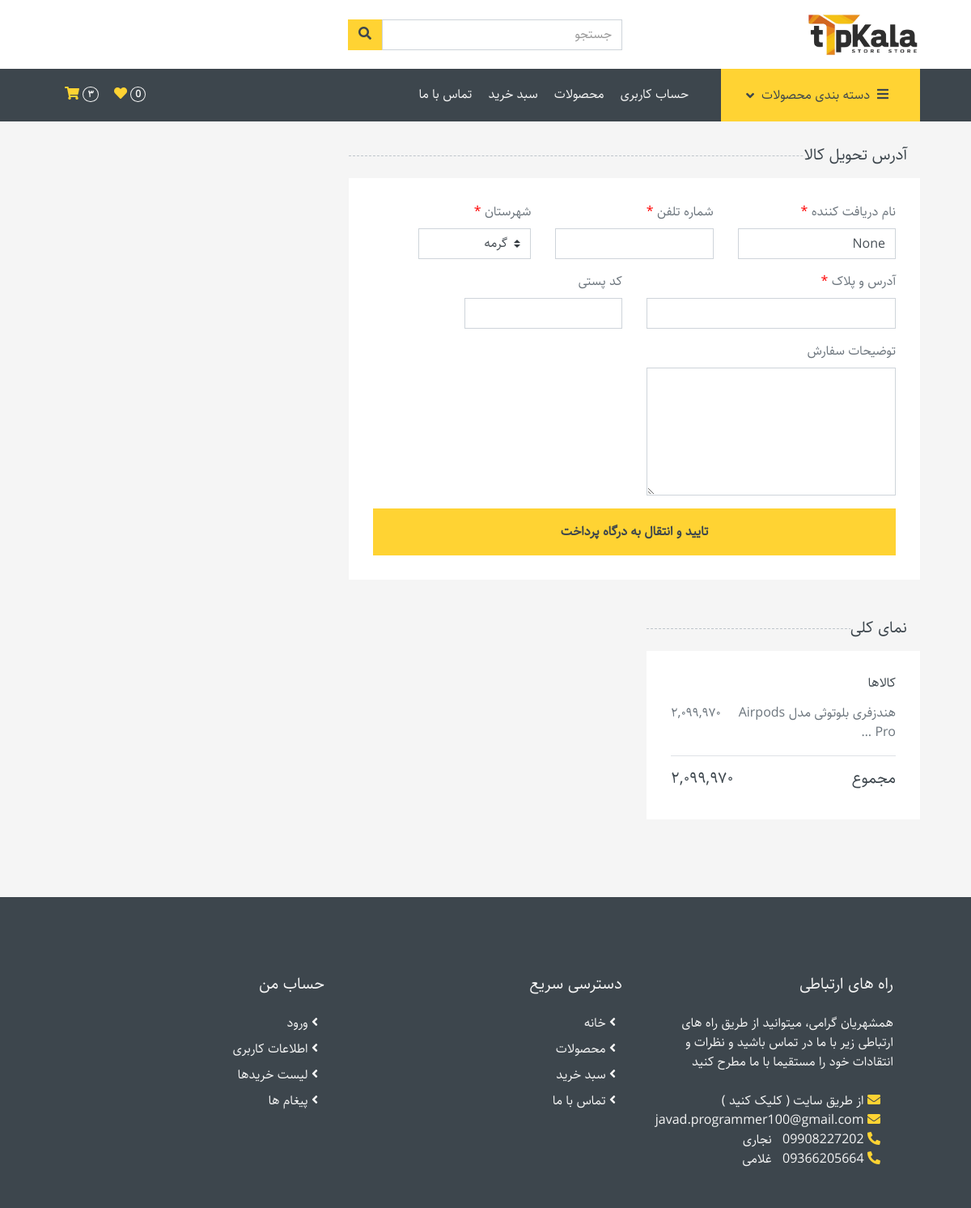
The page /account/checkout/ (signed in) on the database as committed earlier.
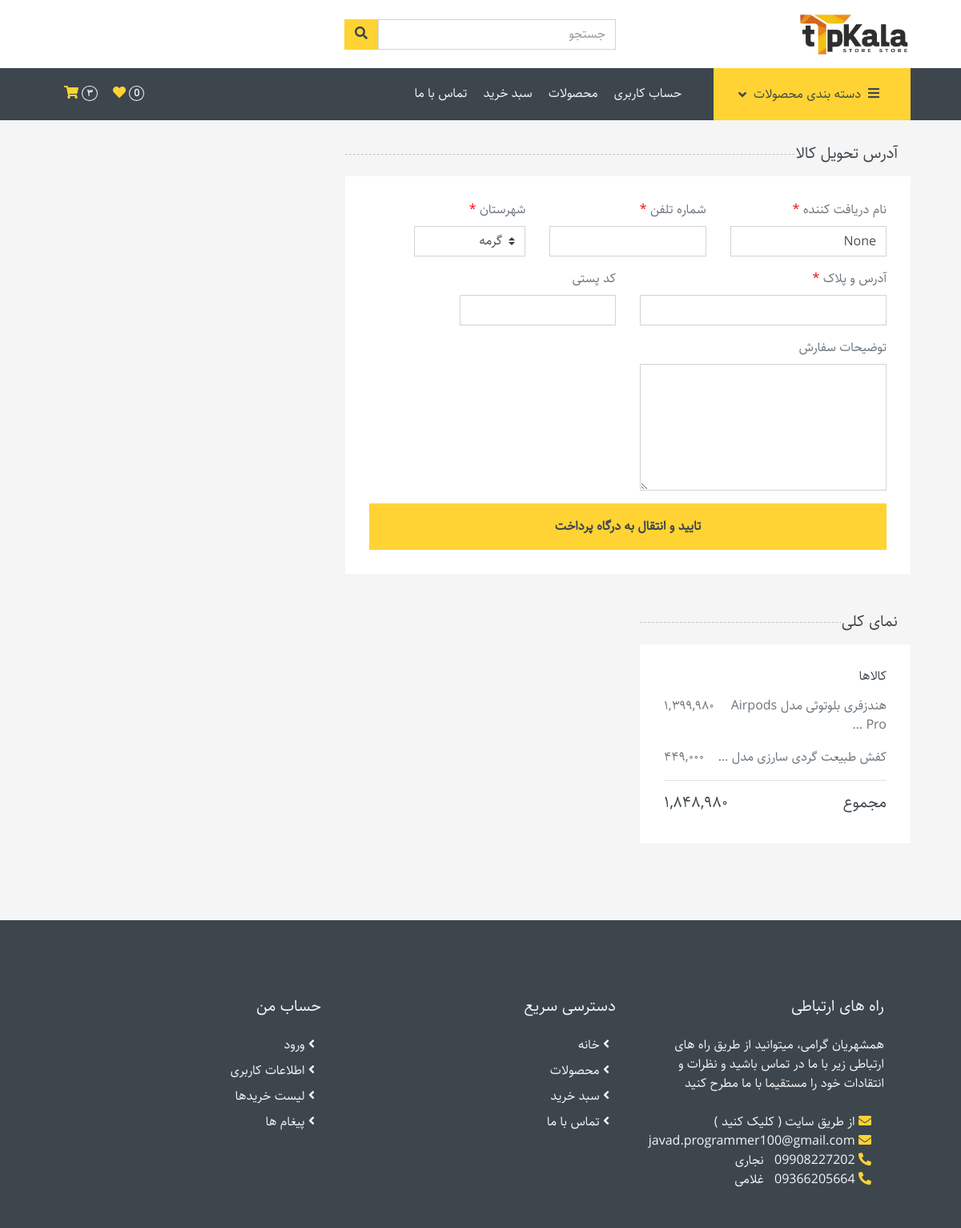
The same page on the database as committed later.
### account/models.py (models this page shows, shortened)
class Order(models.Model):
    user = models.ForeignKey(User, on_delete=models.CASCADE, related_name='orders')
    product_size_color = models.ForeignKey(ProductSizeColor, on_delete=models.CASCADE)
    quantity = models.PositiveSmallIntegerField(validators=[MinValueValidator(1)])
    paid = models.BooleanField(default=False)
    def total_price(self):
        return self.product_size_color.product.price_after_discount() * self.quantity
    def total_price_fa(self):
        return format_price(self.total_price(), lang='fa')

class Cart(models.Model):
    STATUSES = (
        ('unpaid', 'unpaid'),
        ('sending', 'sending'),
        ('delivered', 'delivered'),
        ('returned', 'returned'),
    )
    user = models.ForeignKey(User, on_delete=models.SET_NULL, null=True, related_name='carts')
    orders = models.ManyToManyField(Order, blank=True)
    order_code = models.AutoField(primary_key=True, unique=True)
    order_description = models.TextField(null=True, blank=True)
    address_text = models.TextField(blank=True)
    postal_code = models.CharField(max_length=20, null=True, blank=True)
    recipient_name = models.CharField(max_length=100, null=True, blank=True)
    phone_number = models.CharField(max_length=20, null=True, blank=True)
    paid = models.BooleanField(default=False)
    pay_time = models.DateTimeField(null=True, blank=True)
    amount_paid = models.CharField(max_length=50, null=True, blank=True)
    status = models.CharField(choices=STATUSES, max_length=10, default='unpaid')
    status_reason = models.TextField(null=True, blank=True)
    created_at = models.DateTimeField(auto_now_add=True)
    def total_price(self):
        return sum(order.total_price() for order in self.orders.filter(paid=False))
    def total_price_fa(self):
        return format_price(self.total_price(), lang='fa')

### product/models.py (models this page shows, shortened)
class ProductSizeColor(models.Model):
    product = models.ForeignKey(Product, on_delete=models.CASCADE, related_name='size_color')
    size = models.ForeignKey(Size, on_delete=models.CASCADE, null=True, blank=True)
    color = models.ForeignKey(Color, on_delete=models.CASCADE, null=True, blank=True)
    quantity = models.IntegerField(default=0)
    class Meta:
        ordering = ['product']
        unique_together = ['product', 'size', 'color']

class Product(models.Model):
    title = models.CharField(max_length=255, unique=True)
    introduction = models.TextField()
    description = models.TextField()
    category = models.ForeignKey(Category, on_delete=models.SET_NULL, null=True, related_name='products')
    cover = ResizedImageField(upload_to='product_cover', force_format='WEBP', quality=100, size=[800, 800])
    purchase_price = models.PositiveIntegerField()
    price = models.PositiveIntegerField()
    sales_count = models.PositiveIntegerField(default=0)
    discount = models.PositiveSmallIntegerField(default=0, validators=[MaxValueValidator(100)])
    public = models.BooleanField(default=True)
    created_at = models.DateTimeField(auto_now_add=True)
    def price_after_discount(self):
        return round(self.price * ((100-self.discount) / 100))

### account/views/checkout.py (the view, shortened to what this page needs)
# urls.py: path('account/checkout/', views.CheckoutView.as_view(), name='checkout'),
class CheckoutView(LoginRequiredMixin, View):
    def get(self, request):
        context = {}
        user = self.request.user
        cart = get_user_cart(user)
        orders = get_user_orders(user=user)
        context['cart'] = cart
        context['orders'] = orders.filter(quantity__gt=0).order_by('product_size_color__product__title')
        current_cart = user.carts.filter(paid=False).last()
        previous_cart = user.carts.filter(paid=True).last()
        context['information'] = get_user_address_information(user, current_cart, previous_cart)
        return render(request, 'account/checkout.html', context=context)

### account/context_processor.py (called while the page is built)
def cart_detail(request):
    if request.user.is_authenticated:
        orders = get_user_orders(request.user)
        if orders:
            orders_quantity = orders.values_list('quantity', flat=True)
            return {
                'cart_products_count': format_price(sum(orders_quantity), lang='fa'),
            }
    return {}

### product/context_processor.py (called while the page is built)
def categories(request):
    all_categories = Category.objects.all()
    category_filter = [category for category in all_categories if category.products.count() > 0]
    return {
        'categories': category_filter,
    }

### product/models.py (called while the page is built)
    def product_count_fa(self):
        return format_price(self.products.count(), lang='fa')

### utils.py (called while the page is built)
def persian_numbers_converter(mystr):
    jnumbers = {
        '0' : '۰',
        '1' : '۱',
        '2' : '۲',
        '3' : '۳',
        '4' : '۴',
        '5' : '۵',
        '6' : '۶',
        '7' : '۷',
        '8' : '۸',
        '9' : '۹',
    }
    for e, p in jnumbers.items():
        mystr = mystr.replace(e, p)
    return mystr

def get_user_cart(user):
    from account.models import Cart
    if user.is_authenticated:
        return Cart.objects.get_or_create(user=user, paid=False)[0]
    return None

### account/templates/account/checkout.html (shortened to what this page needs)
{% extends 'base.html' %}
{% block content %}
<div class="container-fluid">
    <div class="row px-xl-5">
        <form id="checkout-form" method="POST">
            <div class="col-lg-8">
                <h5 class="section-title position-relative text-uppercase mb-3"><span class="bg-secondary pr-3">آدرس تحویل کالا</span></h5>
                <div class="bg-light p-30 mb-5">
                    <div class="row">
                        <div class="col-md-4 form-group">
                            <label>نام دریافت کننده <span style="color: red;">*</span></label>
                            <input class="form-control" name="recipient_name" type="text" value="{{ information.recipient_name }}" required>
                        </div>
                        <div class="col-md-4 form-group">
                            <label>شماره تلفن <span style="color: red;">*</span></label>
                            <input class="form-control" name="phone" type="number" value="{{ information.phone_number }}" required>
                        </div>
                        <div class="col-md-3 form-group">
                            <label>شهرستان <span style="color: red;">*</span></label>
                            <select class="custom-select" name="city" required>
                                <option selected>گرمه</option>
                            </select>
                        </div>
                        <div class="col-md-6 form-group">
                            <label>آدرس و پلاک <span style="color: red;">*</span></label>
                            <input class="form-control" name="address" type="text" value="{{ information.address }}" required>
                        </div>
                        <div class="col-md-4 form-group">
                            <label>کد پستی</label>
                            <input class="form-control" name="postal_code" type="number" value="{{ information.postal_code }}">
                        </div>
                        <div class="col-md-6 form-group">
                            <label>توضیحات سفارش</label>
                            <textarea class="form-control" name="description" id="" cols="30" rows="6"></textarea>
                        </div>
                        <div class="col-md-4 form-group">
                        </div>
                    </div>
                    <button class="btn btn-block btn-primary font-weight-bold py-3">تایید و انتقال به درگاه پرداخت</button>
                </div>
            </div>
        </form>
        <div class="col-lg-4">
            <h5 class="section-title position-relative text-uppercase mb-3"><span class="bg-secondary pr-3">نمای کلی</span></h5>
            <div class="bg-light p-30 mb-5">
                <div class="border-bottom">
                    <h6 class="mb-3">کالاها</h6>
                    {% for order in orders %}
                        <div class="d-flex justify-content-between">
                            <p title="{{ order.product_size_color.product.title }}">{{ order.product_size_color.product.title|truncatewords:5 }}</p>
                            <p>{{ order.total_price_fa }}</p>
                        </div>
                    {% endfor %}
                </div>
                <div class="pt-2">
                    <div class="d-flex justify-content-between mt-2">
                        <h5>مجموع</h5>
                        <h5>{{ cart.total_price_fa }}</h5>
                    </div>
                </div>
            </div>
        </div>
    </div>
</div>
{% endblock content %}

Rows that differ between the two databases and show on the page:
changed Order "هندزفری بلوتوثی مدل Airpods Pro …": total_price_fa "۲,۰۹۹,۹۷۰" → "۱,۳۹۹,۹۸۰"
added Order: product_size_color.product "کفش طبیعت گردی سارزی مدل …", total_price_fa "۴۴۹,۰۰۰"
changed through a linked row, Cart: total_price_fa "۲,۰۹۹,۹۷۰" → "۱,۸۴۸,۹۸۰"
